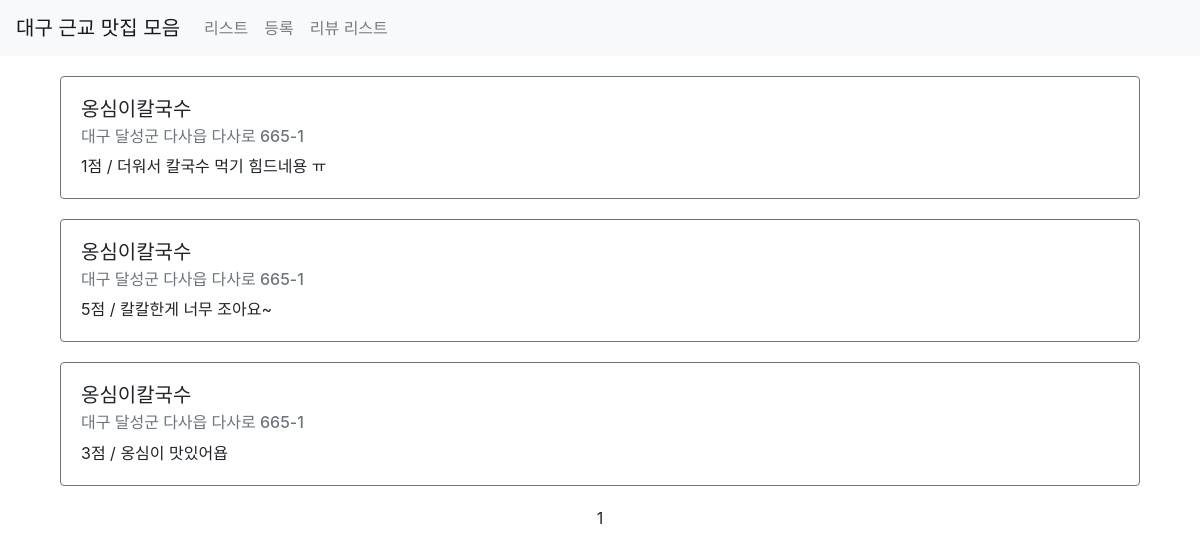
Page /third/review/list/ on the committed database.
### third/models.py (models this page shows)
class Review(models.Model):
    point = models.IntegerField()
    comment = models.CharField(max_length=500)
    restaurant = models.ForeignKey(Restaurant, on_delete=models.CASCADE) #아이디가 3인 곳에 리뷰 쓰면 이값은 3?

class Restaurant(models.Model):
    name = models.CharField(max_length=30)
    address = models.CharField(max_length=200)
    password = models.CharField(max_length=20, default=None, null=True)
    image = models.CharField(max_length=500, default=None, null=True)
    created_at = models.DateTimeField(auto_now_add=True)
    updated_at = models.DateTimeField(auto_now=True)

### third/views.py (the view)
# urls.py: path('review/list/', views.review_list, name='review-list'),
def review_list(request):
    reviews = Review.objects.all().select_related()
    paginator = Paginator(reviews, 10)
    page = request.GET.get('page')
    items = paginator.get_page(page)
    context = {
        'reviews': items
    }
    return render(request, 'third/review_list.html', context)

### third/templates/third/review_list.html (shortened to what this page needs)
{% extends 'third/base.html' %}
{% load static %}
{% block content %}
<div class="container">
    {% for item in reviews %}
        <div class="row restaurant-item" style="margin:20px auto">
            <div class="col-sm-12">
                <div class="card border-secondary">
                    <div class="card-body">
                        <h5 class="card-title">{{ item.restaurant.name }}</h5>
                        <h6 class="card-subtitle mb-2 text-muted">{{ item.restaurant.address }}</h6>
                        <p class="card-text">{{ item.point }}점 / {{ item.comment }}</p>
                    </div>
                </div>
            </div>
        </div>
    {% endfor %}
    <div class="row">
        <div class="col-sm-12 text-center">
            <div class="pagination">
                <span class="step-links text-center" style="width:100%;">
                    <span class="current">
                        {{ reviews.number }}
                    </span>
                </span>
            </div>
        </div>
    </div>
</div>
{% endblock %}

### rows in the picture
Review: restaurant.name "옹심이칼국수", restaurant.address "대구 달성군 다사읍 다사로 665-1", point "1", comment "더워서 칼국수 먹기 힘드네용 ㅠ"
Review: restaurant.name "옹심이칼국수", restaurant.address "대구 달성군 다사읍 다사로 665-1", point "5", comment "칼칼한게 너무 조아요~"
Review: restaurant.name "옹심이칼국수", restaurant.address "대구 달성군 다사읍 다사로 665-1", point "3", comment "옹심이 맛있어욥"

### other values in the picture
{{ reviews.number }} "1"
